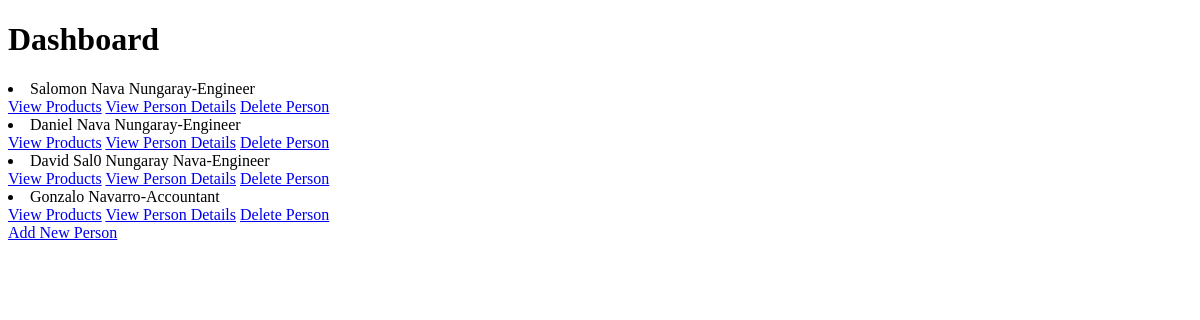
Before: /mysite/dashboard/ with the older database file.
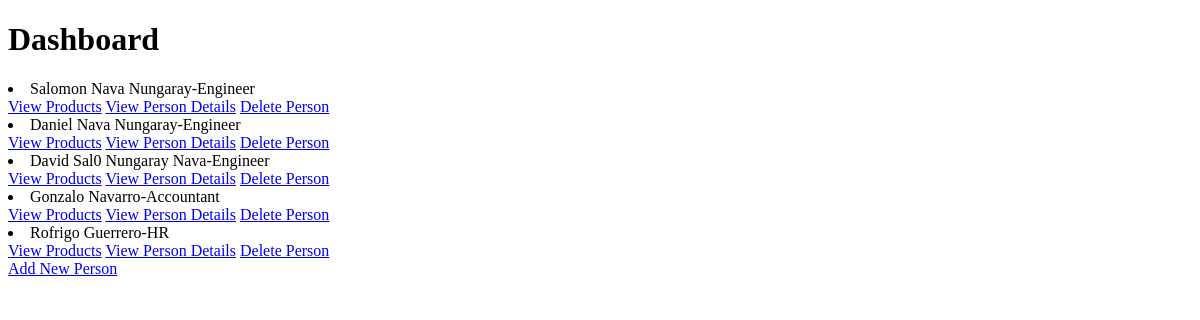
After: the same page with the newer database file.
### mysite/models.py (models this page shows, shortened)
class Person(models.Model):
    POSITION_OPTIONS = [
        ("Manager", "MA"),
        ("Engineer", "EG"),
        ("Accountant", "ACC"),
        ("HR", "HR"),
        ("Media", "M"),
        ("Marketing", "MKT"),
    ]
    id = models.AutoField(primary_key=True, unique=True)
    name = models.CharField(max_length=30)
    last_name = models.CharField(max_length=30)
    age = models.IntegerField(validators=[MinValueValidator(18), MaxValueValidator(100)])
    email = models.EmailField(unique=True)
    position = models.CharField(max_length=10, choices=POSITION_OPTIONS)
    created_at = models.DateField(auto_now_add=True)
    edited_at = models.DateField()

### mysite/views.py (the view)
# urls.py: path("dashboard/", views.dashboard, name="dashboard"),
def dashboard(request):
    people = Person.objects.all()
    return render(request , "../templates/dashboard.html" , {"people" : people})

### mysite/templates/dashboard.html (shortened to what this page needs)
<!DOCTYPE html>
<html lang="en">
<head>
</head>
<body>
    <h1>Dashboard</h1>
        {% for person in people %}
        <li>
            {{ person.name}} {{ person.last_name}}-{{ person.position}}
            <br>
            <a href="{% url 'person_products' person.id %}">View Products</a>
            <a href="{% url 'person_details' person.id %}">View Person Details</a>
            <a href="{% url 'delete_person' person.id %}">Delete Person</a>
        </li>
        {% endfor %}
        <a href="{% url 'create_person' %}" class="button">Add New Person</a>
</body>
</html>

Changed rows visible on the page:
added Person: name "Rofrigo", last_name "Guerrero", position "HR"
